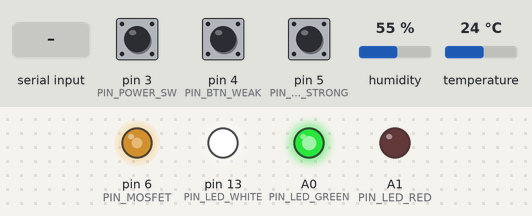
A sketch run on a simulated Arduino Uno, built with avr-gcc and run on an emulated ATmega328P. Parts: output pins drawn as LEDs (lit = HIGH). The test bench sets the inputs (shaded band); at power-on: temperature 24 °C, pin 3 (PIN_POWER_SW) HIGH, pin 4 (PIN_BTN_WEAK) HIGH, pin 5 (PIN_BTN_STRONG) HIGH, humidity 55 %. What the sketch prints to the serial monitor is not drawn.

Above: at 2.4 s.
2.5 s: temperature set to 26 °C
At 8.9 s:
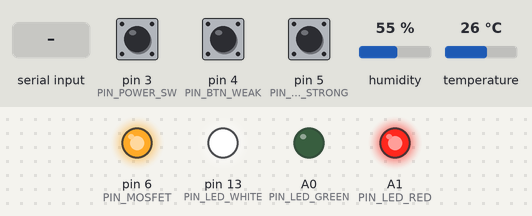
15.2 s: "s" received over Serial
At 16.0 s:
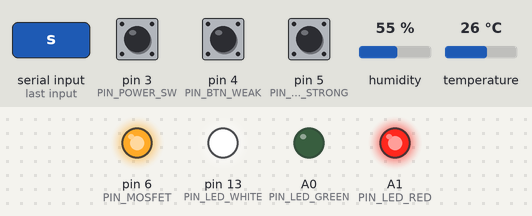
22.2 s: pin 3 (PIN_POWER_SW) pulled LOW for 1 s
At 23.0 s:
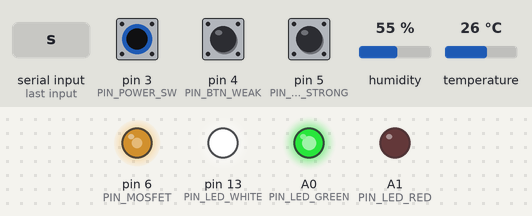
Timing chart, 0 to 25.2 s (numbered marks = the images above; inputs shaded):
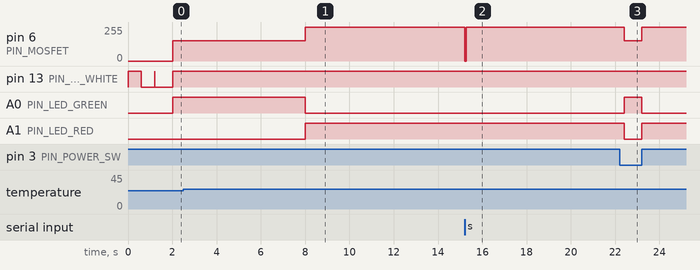

Measured:
- the behaviour switches between 24 and 25 °C on temperature (found by bisection; images 0 and 1)
- after the input at 2.5 s, pin 6 (PIN_MOSFET): 153/255 → 255/255 after 5.5 s; A0 (PIN_LED_GREEN): HIGH → LOW after 5.5 s; A1 (PIN_LED_RED): LOW → HIGH after 5.5 s
- after the input at 15.2 s, pin 6 (PIN_MOSFET): 255/255 → 0/255 at once, → 255/255 0.05 s later
- after the input at 22.2 s, pin 6 (PIN_MOSFET): 255/255 → 153/255 after 0.20 s, → 255/255 0.80 s later; A0 (PIN_LED_GREEN): LOW → HIGH after 0.20 s, → LOW 0.80 s later; A1 (PIN_LED_RED): HIGH → LOW after 0.20 s, → HIGH 0.80 s later

The sketch:

main.ino
```cpp
/*
  温度センサーつき扇風機 - Arduino スケッチ
  詳細設計書に基づく実装（DHT11, ボタン, PWM, LED）
*/

#include <DHT.h>

// ----- ピン定義 -----
const int PIN_DHT11      = 2;   // DHT11 DATA
const int PIN_POWER_SW   = 3;   // 電源スイッチ
const int PIN_BTN_WEAK   = 4;   // 弱ボタン
const int PIN_BTN_STRONG = 5;   // 強ボタン
const int PIN_MOSFET     = 6;   // トランジスタのベース入力（PWM 出力）
const int PIN_LED_WHITE  = 13;  // 白 LED
const int PIN_LED_GREEN  = A0;  // 緑 LED
const int PIN_LED_RED    = A1;  // 赤 LED

// ----- 定数（main.c と合わせる） -----
const unsigned long DEBOUNCE_DELAY       = 50UL;
const unsigned long LONG_PRESS_MS        = 200UL;
const unsigned long SENSOR_INTERVAL      = 2000UL;
const unsigned long SENSOR_TIMEOUT       = 4000UL;
const unsigned long LED_INTERVAL         = 1000UL;
const int FILTER_WINDOW_N                = 3;
const int SENSOR_FAIL_THRESHOLD          = 3;
const int PWM_WEAK                       = 153; // 約60%
const int PWM_STRONG                     = 255; // 100%
const int TEMP_OFF_THRESHOLD             = 19;
const int TEMP_WEAK_THRESHOLD            = 20;
const int TEMP_STRONG_THRESHOLD          = 25;
const int HYSTERESIS                     = 1;
const unsigned long DEBUG_INTERVAL = 1000UL; // デバッグ出力間隔(ms)

// ----- 状態 -----
const int STATE_IDLE   = 0;
const int STATE_WEAK   = 1;
const int STATE_STRONG = 2;

// ----- グローバル（main.c と同名・同動作を目指す） -----
int currentState = STATE_IDLE;

unsigned long lastMillis_LED     = 0;
unsigned long lastMillis_Sensor  = 0;
unsigned long lastDebounceWeak   = 0;
unsigned long lastDebounceStrong = 0;
unsigned long lastDebouncePower  = 0;
unsigned long pressStartWeak = 0;
unsigned long pressStartStrong = 0;
unsigned long pressStartPower = 0;
bool weakLongHandled = false;
bool strongLongHandled = false;
bool powerLongHandled = false;

float sensorTemp = 0.0;
bool sensorValid = false;
float filteredTemp = 0.0;
float filterBuffer[FILTER_WINDOW_N];
int filterIndex = 0;
int filterCount = 0;
int sensorFailCount = 0;
unsigned long lastValidMillis = 0;
bool modeManual = false;
int motorPWM = 0;
bool buttonStateWeak = false;
bool buttonStateStrong = false;
bool powerState = false;
unsigned long lastDebugMillis = 0;
int prevState = STATE_IDLE; // 状態変化検出用

// DHT 初期化
#define DHTTYPE DHT11
DHT dht(PIN_DHT11, DHTTYPE);

// forward
void readButtons();
void handlePowerOn();
void readSensor();
void autoControl();
void updateOutput(int state);
void updateLED();
float movingAverageFilter(float v);

void setup() {
  // シリアル
  Serial.begin(9600);

  // ピン設定
  pinMode(PIN_POWER_SW, INPUT_PULLUP);
  pinMode(PIN_BTN_WEAK, INPUT_PULLUP);
  pinMode(PIN_BTN_STRONG, INPUT_PULLUP);
  pinMode(PIN_MOSFET, OUTPUT);
  pinMode(PIN_LED_WHITE, OUTPUT);
  pinMode(PIN_LED_GREEN, OUTPUT);
  pinMode(PIN_LED_RED, OUTPUT);

  // ライブラリ初期化
  dht.begin();


  // 変数初期化
  currentState = STATE_IDLE;
  sensorValid = false;
  lastMillis_Sensor = 0;
  filterIndex = 0;
  filterCount = 0;
  for (int i = 0; i < FILTER_WINDOW_N; ++i) filterBuffer[i] = 0.0;
  sensorFailCount = 0;
  lastValidMillis = 0;
  lastDebounceWeak = lastDebounceStrong = lastDebouncePower = millis();
  // 起動時にボタン状態を読み取り、誤検出を防ぐ
  powerState = (digitalRead(PIN_POWER_SW) == LOW);
  buttonStateWeak = (digitalRead(PIN_BTN_WEAK) == LOW);
  buttonStateStrong = (digitalRead(PIN_BTN_STRONG) == LOW);
  // 初期 PWM を明示的に 0 に設定
  motorPWM = 0;
  analogWrite(PIN_MOSFET, motorPWM);
  // 起動時は手動モードに即遷移しない（ボタンはエッジで検出する）
  modeManual = false;
  currentState = STATE_IDLE;

  // 起動表示（白 LED を短く点灯）
  digitalWrite(PIN_LED_WHITE, HIGH);
  delay(600);
  digitalWrite(PIN_LED_WHITE, LOW);
  delay(600);
}

void loop() {
  unsigned long now = millis();

  // シリアル入力処理: 's' を受け取ると緊急停止
  if (Serial.available() > 0) {
    char c = Serial.read();
    if (c == 's' || c == 'S') {
      motorPWM = 0;
      // PWM を 0 にし、さらにデジタルで強制 LOW にしてベースを確実に落とす
      analogWrite(PIN_MOSFET, 0);
      pinMode(PIN_MOSFET, OUTPUT);
      digitalWrite(PIN_MOSFET, LOW);
      currentState = STATE_IDLE;
      modeManual = false;
      Serial.println("EMERGENCY STOP: motor PWM=0, ベースを強制LOW");
    }
  }

  readButtons();

  // センサー周期に従って読取
  if (now - lastMillis_Sensor >= SENSOR_INTERVAL) {
    readSensor();
  }

  // センサー有効性タイムアウト
  if (sensorValid && now - lastValidMillis > SENSOR_TIMEOUT) {
    sensorValid = false;
    Serial.println("Sensor timeout: invalid");
  }

  if (!modeManual) {
    autoControl();
  }

  updateOutput(currentState);
  updateLED();
  // 状態変化の検出とログ
  if (currentState != prevState) {
    Serial.print("STATE CHANGE: "); Serial.print(prevState); Serial.print(" -> "); Serial.println(currentState);
    prevState = currentState;
  }
  // 定期的にデバッグ出力（ボタン生値・状態・PWM）
  if (now - lastDebugMillis >= DEBUG_INTERVAL) {
    lastDebugMillis = now;
    Serial.print("DBG ms="); Serial.print(now);
    Serial.print(" power="); Serial.print(digitalRead(PIN_POWER_SW));
    Serial.print(" weak="); Serial.print(digitalRead(PIN_BTN_WEAK));
    Serial.print(" strong="); Serial.print(digitalRead(PIN_BTN_STRONG));
    Serial.print(" sensorValid="); Serial.print(sensorValid);
      Serial.print(" temp=");
      if (sensorValid) Serial.print(filteredTemp); else Serial.print("NaN");
    Serial.print(" state="); Serial.print(currentState);
    Serial.print(" pwm="); Serial.println(motorPWM);
  }
}

// ボタン読み取り（main.c のロジックに合わせる）
void readButtons() {
  unsigned long now = millis();

  // 電源スイッチ（INPUT_PULLUP：押下で LOW と想定）
  int rawPower = digitalRead(PIN_POWER_SW);
  bool powerPressed = (rawPower == LOW);
  if (powerPressed != powerState) {
    if (now - lastDebouncePower >= DEBOUNCE_DELAY) {
      powerState = powerPressed;
      lastDebouncePower = now;
      if (powerState) {
        // 押された開始時刻を記録（長押し判定開始）
        pressStartPower = now;
        powerLongHandled = false;
      } else {
        // リリース: 長押しフラグをリセット
        pressStartPower = 0;
        powerLongHandled = false;
        // リリース時に他に長押しがない場合は自動に戻す
        // modeManual は下で再評価
        Serial.println("Power released");
      }
    }
  }

  // 弱ボタン
  int rawWeak = digitalRead(PIN_BTN_WEAK);
  bool pressedWeak = (rawWeak == LOW);
  if (pressedWeak != buttonStateWeak) {
    if (now - lastDebounceWeak >= DEBOUNCE_DELAY) {
      buttonStateWeak = pressedWeak;
      lastDebounceWeak = now;
      if (buttonStateWeak) {
        // 押された開始時刻を記録（長押し判定開始）
        pressStartWeak = now;
        weakLongHandled = false;
      } else {
        // リリース
        pressStartWeak = 0;
        weakLongHandled = false;
        Serial.println("Weak released");
      }
    }
  }

  // 強ボタン
  int rawStrong = digitalRead(PIN_BTN_STRONG);
  bool pressedStrong = (rawStrong == LOW);
  if (pressedStrong != buttonStateStrong) {
    if (now - lastDebounceStrong >= DEBOUNCE_DELAY) {
      buttonStateStrong = pressedStrong;
      lastDebounceStrong = now;
      if (buttonStateStrong) {
        // 押された開始時刻を記録（長押し判定開始）
        pressStartStrong = now;
        strongLongHandled = false;
      } else {
        // リリース
        pressStartStrong = 0;
        strongLongHandled = false;
        Serial.println("Strong released");
      }
    }
  }

  // 長押し判定処理（押下後に LONG_PRESS_MS を越えたら確定動作）
  if (buttonStateWeak && !weakLongHandled && pressStartWeak > 0 && now - pressStartWeak >= LONG_PRESS_MS) {
    weakLongHandled = true;
    // 押下による手動弱風確定
    modeManual = true;
    currentState = STATE_WEAK;
    Serial.println("Button WEAK long-press: manual WEAK");
  }
  if (buttonStateStrong && !strongLongHandled && pressStartStrong > 0 && now - pressStartStrong >= LONG_PRESS_MS) {
    strongLongHandled = true;
    // 押下による手動強風確定
    modeManual = true;
    currentState = STATE_STRONG;
    Serial.println("Button STRONG long-press: manual STRONG");
  }
  if (powerState && !powerLongHandled && pressStartPower > 0 && now - pressStartPower >= LONG_PRESS_MS) {
    powerLongHandled = true;
    // 電源長押しで手動弱風
    modeManual = true;
    currentState = STATE_WEAK;
    Serial.println("Power long-press: manual WEAK");
  }

  // 手動モード判定: 長押しで確定したものがある間は手動モード
  modeManual = powerLongHandled || weakLongHandled || strongLongHandled;
}

void readSensor() {
  unsigned long now = millis();
  lastMillis_Sensor = now;
  float t = dht.readTemperature();
  if (!isnan(t)) {
    sensorTemp = t;
    sensorValid = true;
    lastValidMillis = now;
    sensorFailCount = 0;
    filteredTemp = movingAverageFilter(sensorTemp);
    Serial.print("Temp: "); Serial.print(sensorTemp); Serial.print(" => filt: "); Serial.println(filteredTemp);
  } else {
    sensorFailCount++;
    Serial.println("DHT read failed");
    if (sensorFailCount >= SENSOR_FAIL_THRESHOLD) {
      sensorValid = false;
      Serial.println("Sensor fails exceeded");
      // 自動モード時のみフォールバックして弱動作にする
      if (!modeManual) {
        currentState = STATE_WEAK;
        motorPWM = PWM_WEAK;
        analogWrite(PIN_MOSFET, motorPWM);
        Serial.println("fallback to WEAK (auto mode)");
      } else {
        Serial.println("manual mode: ignoring fallback");
      }
    }
  }
}

void autoControl() {
  if (!sensorValid) return;
  float t = filteredTemp;

  // 強モードからの降下判定（ヒステリシス適用）
  if (currentState == STATE_STRONG) {
    if (t < (TEMP_STRONG_THRESHOLD - HYSTERESIS)) {
      if (t >= TEMP_WEAK_THRESHOLD) currentState = STATE_WEAK; else currentState = STATE_IDLE;
    }
    return;
  }

  if (t >= TEMP_STRONG_THRESHOLD) {
    currentState = STATE_STRONG;
  } else if (t >= TEMP_WEAK_THRESHOLD) {
    currentState = STATE_WEAK;
  } else if (t <= TEMP_OFF_THRESHOLD) {
    currentState = STATE_IDLE;
  }
}

void updateOutput(int state) {
  int newPWM = 0;
  switch (state) {
    case STATE_IDLE:
      newPWM = 0;
      digitalWrite(PIN_LED_WHITE, LOW);
      digitalWrite(PIN_LED_GREEN, LOW);
      digitalWrite(PIN_LED_RED, LOW);
      break;
    case STATE_WEAK:
      newPWM = PWM_WEAK;
      digitalWrite(PIN_LED_WHITE, HIGH);
      digitalWrite(PIN_LED_GREEN, HIGH);
      digitalWrite(PIN_LED_RED, LOW);
      break;
    case STATE_STRONG:
      newPWM = PWM_STRONG;
      digitalWrite(PIN_LED_WHITE, HIGH);
      digitalWrite(PIN_LED_GREEN, LOW);
      digitalWrite(PIN_LED_RED, HIGH);
      break;
  }
  // clamp
  if (newPWM < 0) newPWM = 0; if (newPWM > 255) newPWM = 255;
  if (newPWM != motorPWM) {
    motorPWM = newPWM;
    if (motorPWM == 0) {
      // PWM 0 のときはアナログ PWM を解除して強制 LOW
      analogWrite(PIN_MOSFET, 0);
      pinMode(PIN_MOSFET, OUTPUT);
      digitalWrite(PIN_MOSFET, LOW);
    } else {
      pinMode(PIN_MOSFET, OUTPUT);
      analogWrite(PIN_MOSFET, motorPWM);
    }
    Serial.print("Set PWM: "); Serial.println(motorPWM);
  }
}

void updateLED() {
  unsigned long now = millis();
  // 手動モードなら白LEDを常時点灯
  if (modeManual) {
    digitalWrite(PIN_LED_WHITE, HIGH);
  } else {
    // 自動モードでは1秒間隔で白LEDを点滅
    if (now - lastMillis_LED >= LED_INTERVAL) {
      lastMillis_LED = now;
      int v = digitalRead(PIN_LED_WHITE);
      digitalWrite(PIN_LED_WHITE, !v);
    }
  }
}

float movingAverageFilter(float v) {
  filterBuffer[filterIndex] = v;
  filterIndex = (filterIndex + 1) % FILTER_WINDOW_N;
  if (filterCount < FILTER_WINDOW_N) filterCount++;
  float sum = 0.0;
  for (int i = 0; i < filterCount; ++i) sum += filterBuffer[i];
  return sum / filterCount;
}
```
